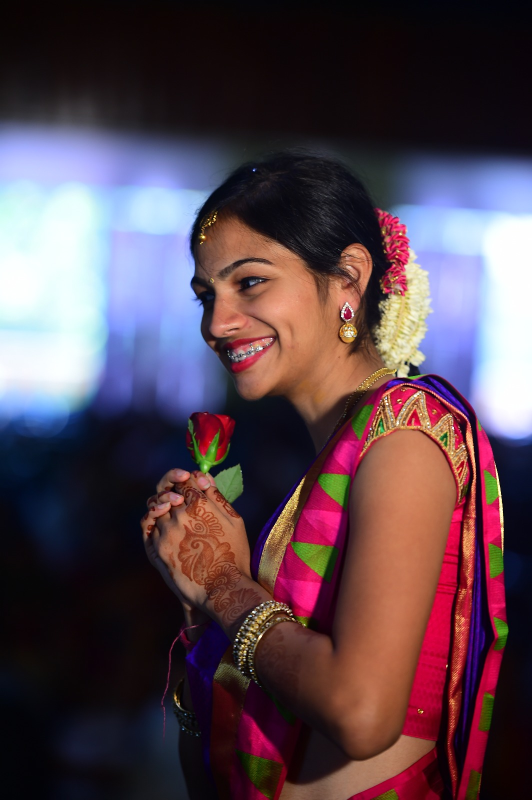
#> input picture Resource/try.jpg, 1064 x 1600 px, given in place of the camera (shown at 1/2 size)
$ python virtual_paint.py
#> lines starting #> are read from the running program, lines starting #| are printed output that depends on the picture; after the words box and inside, x2 and y2 are one past the last pixel; in counts of white or black regions, pixels touching at a corner belong together
import cv2
import numpy as np

# def empty(a):
#     pass

cap= cv2.VideoCapture(0)
cap.set(3,640)#set width
cap.set(4,480)#set height
cap.set(10,100)

# [17 lines of commented-out code are left out]


myColors=[[99,175,37,128,255,83],
           [17,57,67,45,125,210]]

def findColor(img):
    imgHSV = cv2.cvtColor(img, cv2.COLOR_BGR2HSV)
    for clr in myColors:
        lower = np.array(clr[0:3])
        upper = np.array(clr[3:6])
        mask = cv2.inRange(imgHSV, lower, upper)
        x,y=getContor(mask)
        cv2.circle(imgResult,(x,y),5,(0,255,255),2)
        #cv2.imshow(str(clr[0]), mask)

def getContor(img):
    x,y,h,w=0,0,0,0
    contor ,hierarchy = cv2.findContours(img,cv2.RETR_EXTERNAL,cv2.CHAIN_APPROX_NONE)
    for cnt in contor:
        cv2.drawContours(imgResult,cnt,-1,(255,0,0),2)
        peri = cv2.arcLength(cnt,True)
        approx= cv2.approxPolyDP(cnt,0.02*peri,True)
        x, y, w, h = cv2.boundingRect(approx)
    return  x+w//2,y


while True:
    success , img = cap.read()
#> img is the input picture: shape (1600, 1064, 3); mean B, G, R 78, 68.1, 87.8
    imgHSV = cv2.cvtColor(img,cv2.COLOR_BGR2HSV)
#> imgHSV: shape (1600, 1064, 3); mean H, S, V 103, 132.6, 104.8
    imgResult = img.copy()
    # [9 lines of commented-out code are left out]
    findColor(img)
#> the loop in findColor, `for clr in myColors:` made 2 passes
#> (x, y) on passes 1 to 2: (506, 336), (434, 423)
#> pass 1, in findColor, `mask = cv2.inRange(imgHSV, lower, upper)`:
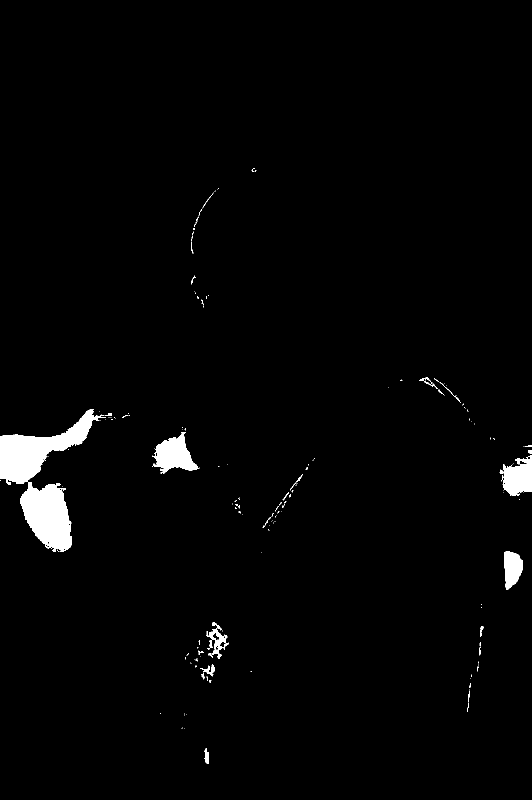
#> mask: shape (1600, 1064) (shown at 1/2 size); 2% white; 183 white regions (151 under 20 px), largest, box (x1, y1, x2, y2) and area: (0, 818, 212, 1104) 21202, (305, 864, 399, 948) 4138, (1004, 910, 1064, 992) 3463
#> pass 2, in findColor, `mask = cv2.inRange(imgHSV, lower, upper)`:
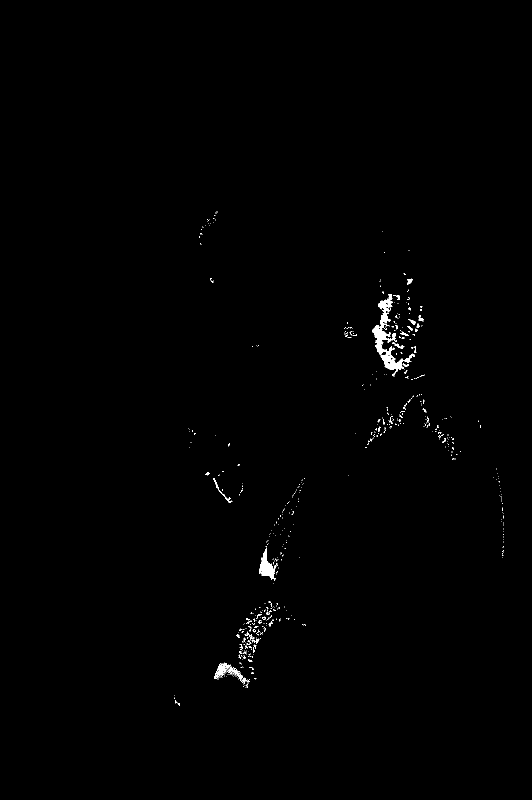
#> mask: shape (1600, 1064) (shown at 1/2 size); 0.46% white; 544 white regions (502 under 20 px), largest, box (x1, y1, x2, y2) and area: (745, 588, 830, 753) 3013, (518, 1095, 556, 1160) 940, (428, 1325, 486, 1359) 539
#> after the loop in findColor, `for clr in myColors:`:
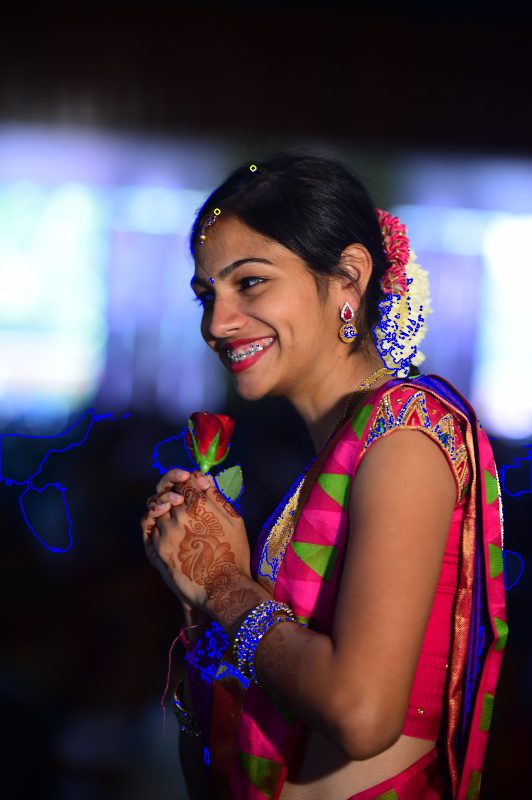
#> imgResult: shape (1600, 1064, 3) (shown at 1/2 size); 1.38% of pixels changed, all inside (x1, y1, x2, y2) = (0, 330, 1064, 1529)
    # imgResult = cv2.bitwise_and(img, img, mask=mask)
    # mask = cv2.cvtColor(mask, cv2.COLOR_GRAY2BGR)
    cv2.imshow("out",img)
    # cv2.imshow("HSV",imgHSV)
    # cv2.imshow("mask", mask)
    cv2.imshow("RESULT", imgResult)
    if cv2.waitKey(1) & 0xFF == ord('q'):
#> (key q is pressed here)
         break
